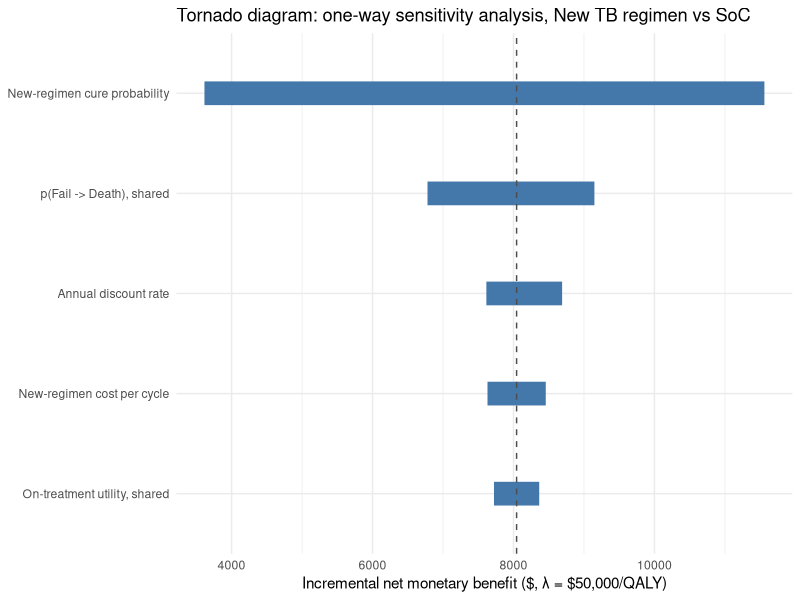

Here is the R script that generated this plot:
# Extracted from ch25_handling_uncertainty.typ, lines 275-302
# Section: === Constructing the tornado diagram
# Chapter: 25

library(ggplot2)
library(dplyr)

owsa_results <- tibble::tribble(
  ~parameter,                              ~low,  ~high,
  "New-regimen cure probability",          3615,  11560,
  "p(Fail -> Death), shared",              6780,   9148,
  "Annual discount rate",                  8690,   7615,   # note: low bound gives HIGHER NMB here
  "New-regimen cost per cycle",            8458,   7631,
  "On-treatment utility, shared",          8365,   7723
) %>%
  mutate(
    swing = abs(high - low),
    parameter = forcats::fct_reorder(parameter, swing)   # sort by swing for the funnel shape
  )

base_nmb <- 8044

ggplot(owsa_results, aes(y = parameter)) +
  geom_segment(aes(x = pmin(low, high), xend = pmax(low, high), yend = parameter),
               linewidth = 8, colour = "#4477AA") +
  geom_vline(xintercept = base_nmb, linetype = "dashed", colour = "grey30") +
  labs(x = "Incremental net monetary benefit ($, λ = $50,000/QALY)",
       y = NULL,
       title = "Tornado diagram: one-way sensitivity analysis, New TB regimen vs SoC") +
  theme_minimal()
